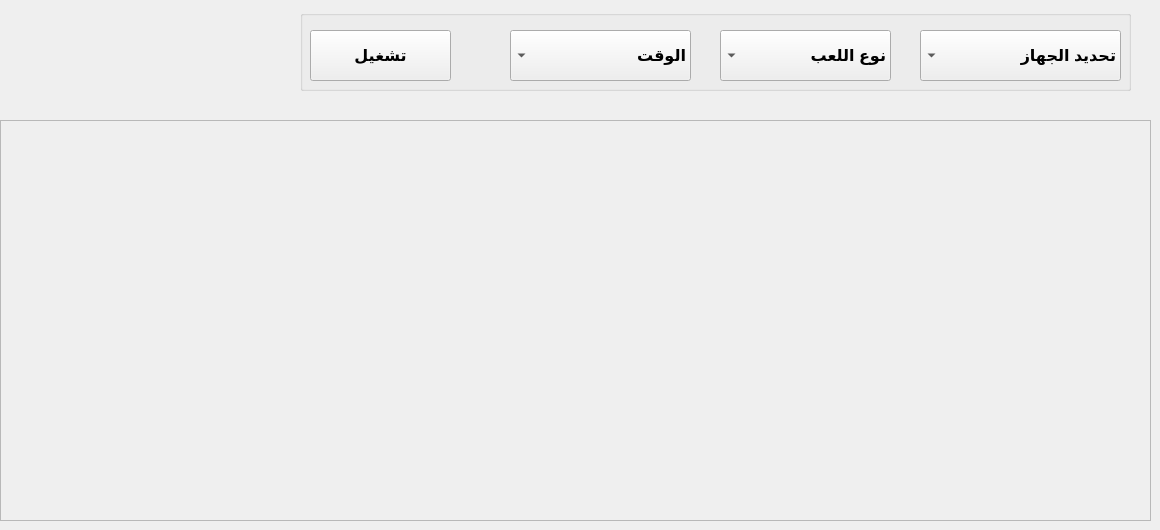
    <widget class="QWidget" name="tab_3">
     <attribute name="title">
      <string>تشغيل جهاز</string>
     </attribute>
     <widget class="QGroupBox" name="groupBox_5">
      <property name="geometry">
       <rect>
        <x>300</x>
        <y>10</y>
        <width>831</width>
        <height>81</height>
       </rect>
      </property>
      <property name="font">
       <font>
        <weight>75</weight>
        <bold>true</bold>
       </font>
      </property>
      <property name="layoutDirection">
       <enum>Qt::RightToLeft</enum>
      </property>
      <property name="title">
       <string/>
      </property>
      <widget class="QComboBox" name="comboBox_4">
       <property name="geometry">
        <rect>
         <x>620</x>
         <y>20</y>
         <width>201</width>
         <height>51</height>
        </rect>
       </property>
       <property name="font">
        <font>
         <family>Segoe UI</family>
         <pointsize>12</pointsize>
         <weight>75</weight>
         <bold>true</bold>
        </font>
       </property>
       <property name="styleSheet">
        <string notr="true">QPushButton{
	border-style: solid;
	border-color: #050a0e;
	border-width: 1px;
	border-radius: 5px;
	color: #d3dae3;
	padding: 2px;
	background-color: #100E19;
}
QPushButton::default{
	border-style: solid;
	border-color: #050a0e;
	border-width: 1px;
	border-radius: 5px;
	color: #FFFFFF;
	padding: 2px;
	background-color: #151a1e;
}
QPushButton:hover{
	border-style: solid;
	border-top-color: qlineargradient(spread:pad, x1:0, y1:1, x2:1, y2:1, stop:0 #C0DB50, stop:0.4 #C0DB50, stop:0.5 #100E19, stop:1 #100E19);
    border-bottom-color: qlineargradient(spread:pad, x1:0, y1:1, x2:1, y2:1, stop:0 #100E19, stop:0.5 #100E19, stop:0.6 #C0DB50, stop:1 #C0DB50);
    border-left-color: qlineargradient(spread:pad, x1:0, y1:0, x2:0, y2:1, stop:0 #C0DB50, stop:0.3 #C0DB50, stop:0.7 #100E19, stop:1 #100E19);
    border-right-color: qlineargradient(spread:pad, x1:0, y1:1, x2:0, y2:0, stop:0 #C0DB50, stop:0.3 #C0DB50, stop:0.7 #100E19, stop:1 #100E19);
	border-width: 2px;
    border-radius: 1px;
	color: #d3dae3;
	padding: 2px;
}
QPushButton:pressed{
	border-style: solid;
	border-top-color: qlineargradient(spread:pad, x1:0, y1:1, x2:1, y2:1, stop:0 #d33af1, stop:0.4 #d33af1, stop:0.5 #100E19, stop:1 #100E19);
    border-bottom-color: qlineargradient(spread:pad, x1:0, y1:1, x2:1, y2:1, stop:0 #100E19, stop:0.5 #100E19, stop:0.6 #d33af1, stop:1 #d33af1);
    border-left-color: qlineargradient(spread:pad, x1:0, y1:0, x2:0, y2:1, stop:0 #d33af1, stop:0.3 #d33af1, stop:0.7 #100E19, stop:1 #100E19);
    border-right-color: qlineargradient(spread:pad, x1:0, y1:1, x2:0, y2:0, stop:0 #d33af1, stop:0.3 #d33af1, stop:0.7 #100E19, stop:1 #100E19);
	border-width: 2px;
    border-radius: 1px;
	color: #d3dae3;
	padding: 2px;
}</string>
       </property>
       <item>
        <property name="text">
         <string>تحديد الجهاز</string>
        </property>
       </item>
      </widget>
      <widget class="QComboBox" name="comboBox_6">
       <property name="geometry">
        <rect>
         <x>420</x>
         <y>20</y>
         <width>171</width>
         <height>51</height>
        </rect>
       </property>
       <property name="font">
        <font>
         <family>Segoe UI</family>
         <pointsize>12</pointsize>
         <weight>75</weight>
         <bold>true</bold>
        </font>
       </property>
       <item>
        <property name="text">
         <string>نوع اللعب</string>
        </property>
       </item>
       <item>
        <property name="text">
         <string>فردي</string>
        </property>
       </item>
       <item>
        <property name="text">
         <string>زوجي</string>
        </property>
       </item>
      </widget>
      <widget class="QComboBox" name="comboBox_7">
       <property name="geometry">
        <rect>
         <x>210</x>
         <y>20</y>
         <width>181</width>
         <height>51</height>
        </rect>
       </property>
       <property name="font">
        <font>
         <family>Segoe UI</family>
         <pointsize>12</pointsize>
         <weight>75</weight>
         <bold>true</bold>
        </font>
       </property>
       <item>
        <property name="text">
         <string>الوقت</string>
        </property>
       </item>
       <item>
        <property name="text">
         <string>ساعه</string>
        </property>
       </item>
       <item>
        <property name="text">
         <string>ساعتين</string>
        </property>
       </item>
       <item>
        <property name="text">
         <string>مفتوح</string>
        </property>
       </item>
       <item>
        <property name="text">
         <string>15</string>
        </property>
       </item>
       <item>
        <property name="text">
         <string>30</string>
        </property>
       </item>
       <item>
        <property name="text">
         <string>60</string>
        </property>
       </item>
       <item>
        <property name="text">
         <string>120</string>
        </property>
       </item>
       <item>
        <property name="text">
         <string>1</string>
        </property>
       </item>
      </widget>
      <widget class="QPushButton" name="pushButton_13">
       <property name="geometry">
        <rect>
         <x>10</x>
         <y>20</y>
         <width>141</width>
         <height>51</height>
        </rect>
       </property>
       <property name="font">
        <font>
         <family>Segoe UI</family>
         <pointsize>12</pointsize>
         <weight>75</weight>
         <bold>true</bold>
        </font>
       </property>
       <property name="styleSheet">
        <string notr="true"/>
       </property>
       <property name="text">
        <string>تشغيل</string>
       </property>
      </widget>
     </widget>
     <widget class="QScrollArea" name="scrollArea">
      <property name="geometry">
       <rect>
        <x>0</x>
        <y>120</y>
        <width>1151</width>
        <height>401</height>
       </rect>
      </property>
      <property name="font">
       <font>
        <family>Segoe UI</family>
        <pointsize>12</pointsize>
        <weight>75</weight>
        <bold>true</bold>
       </font>
      </property>
      <property name="styleSheet">
       <string notr="true"/>
      </property>
      <property name="widgetResizable">
       <bool>true</bool>
      </property>
      <widget class="QWidget" name="scrollAreaWidgetContents">
       <property name="geometry">
        <rect>
         <x>0</x>
         <y>0</y>
         <width>1145</width>
         <height>395</height>
        </rect>
       </property>
      </widget>
     </widget>
    </widget>
